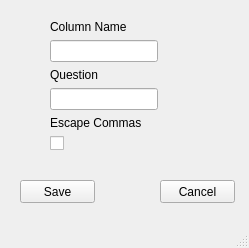
<?xml version="1.0" encoding="UTF-8"?>
<ui version="4.0">
 <class>MainWindow</class>
 <widget class="QMainWindow" name="MainWindow">
  <property name="geometry">
   <rect>
    <x>0</x>
    <y>0</y>
    <width>249</width>
    <height>248</height>
   </rect>
  </property>
  <property name="windowTitle">
   <string>MainWindow</string>
  </property>
  <widget class="QWidget" name="centralwidget">
   <widget class="QWidget" name="formLayoutWidget">
    <property name="geometry">
     <rect>
      <x>50</x>
      <y>20</y>
      <width>151</width>
      <height>151</height>
     </rect>
    </property>
    <layout class="QFormLayout" name="formLayout">
     <item row="0" column="0">
      <widget class="QLabel" name="label">
       <property name="text">
        <string>Column Name</string>
       </property>
      </widget>
     </item>
     <item row="1" column="0">
      <widget class="QLineEdit" name="line_column_name"/>
     </item>
     <item row="2" column="0">
      <widget class="QLabel" name="label_2">
       <property name="text">
        <string>Question</string>
       </property>
      </widget>
     </item>
     <item row="3" column="0">
      <widget class="QLineEdit" name="lineEdit"/>
     </item>
     <item row="4" column="0">
      <widget class="QLabel" name="label_3">
       <property name="text">
        <string>Escape Commas</string>
       </property>
      </widget>
     </item>
     <item row="5" column="0">
      <widget class="QCheckBox" name="chk_escape_commas">
       <property name="text">
        <string/>
       </property>
      </widget>
     </item>
    </layout>
   </widget>
   <widget class="QPushButton" name="btn_save">
    <property name="geometry">
     <rect>
      <x>20</x>
      <y>180</y>
      <width>75</width>
      <height>23</height>
     </rect>
    </property>
    <property name="text">
     <string>Save</string>
    </property>
   </widget>
   <widget class="QPushButton" name="btn_cancel">
    <property name="geometry">
     <rect>
      <x>160</x>
      <y>180</y>
      <width>75</width>
      <height>23</height>
     </rect>
    </property>
    <property name="text">
     <string>Cancel</string>
    </property>
   </widget>
  </widget>
  <widget class="QMenuBar" name="menubar">
   <property name="geometry">
    <rect>
     <x>0</x>
     <y>0</y>
     <width>249</width>
     <height>21</height>
    </rect>
   </property>
  </widget>
  <widget class="QStatusBar" name="statusbar"/>
 </widget>
 <resources/>
 <connections/>
</ui>
